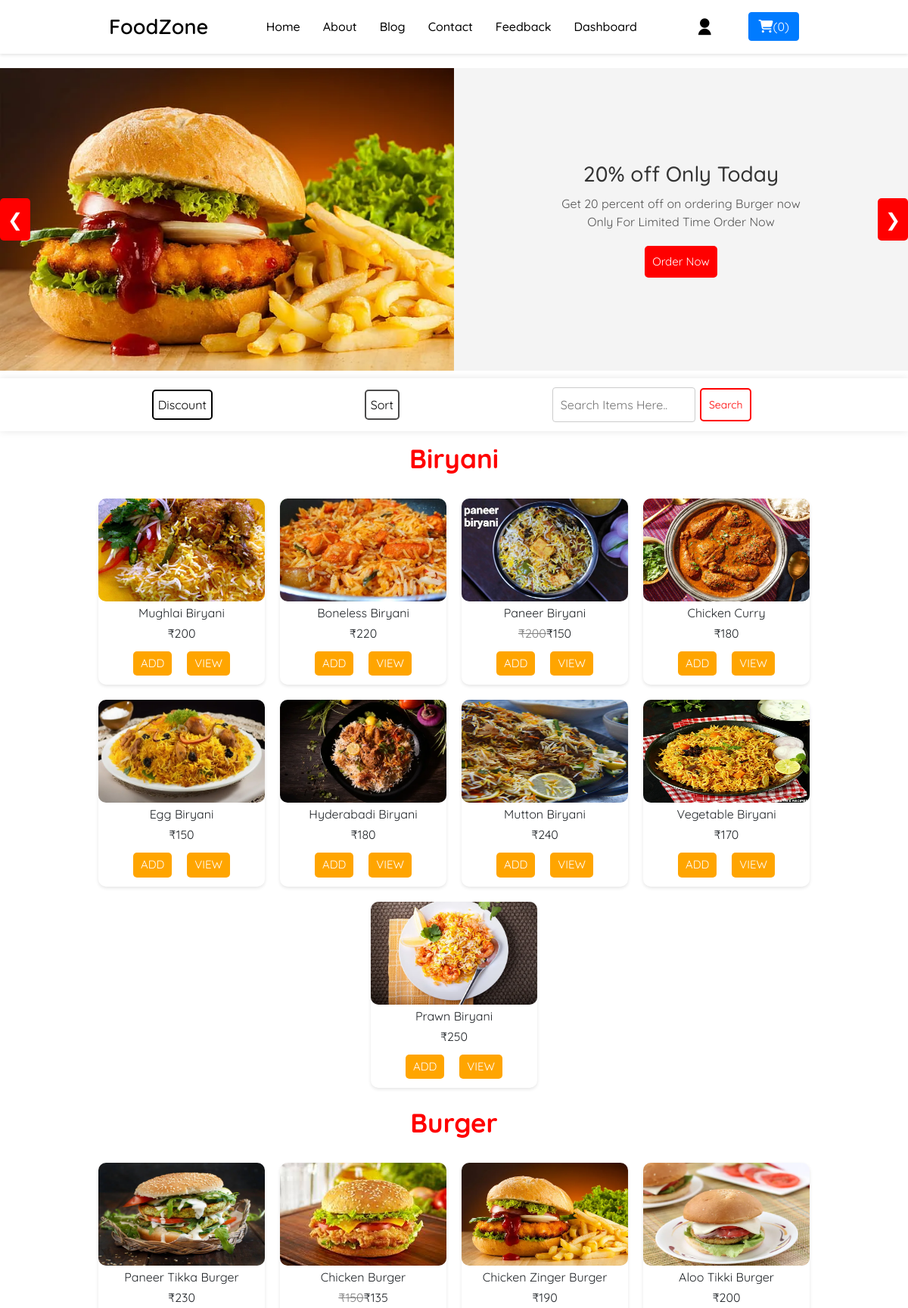
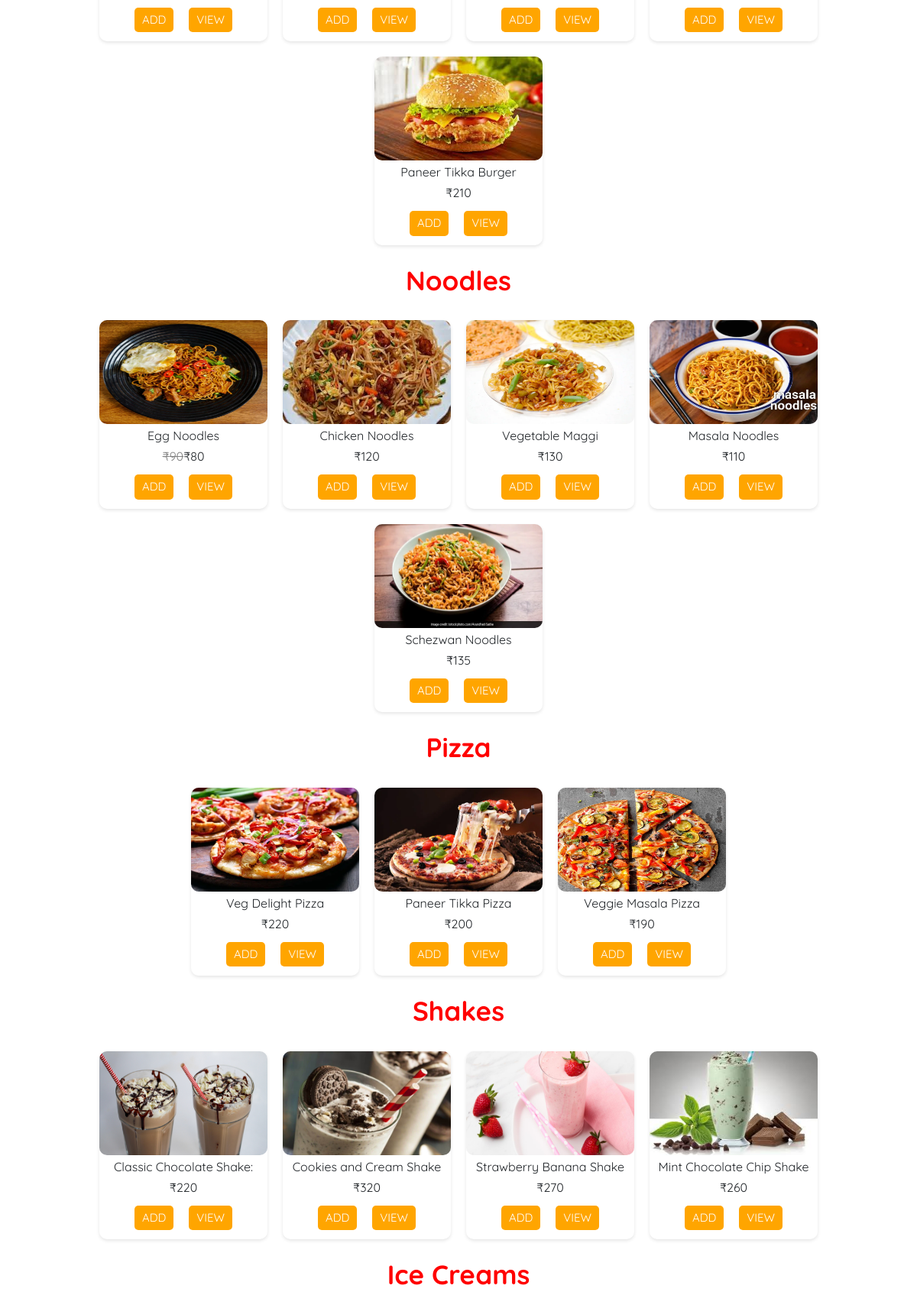
The app's page /app1/order (upper part) with its own data (2 pictures, top to bottom).
### app1/models.py (models this page shows, shortened)
class Product(models.Model):
    product_id=models.IntegerField(default=0)
    product_category=models.CharField(max_length=100,default="")
    product_name=models.CharField(max_length=40,default="")
    product_desc=models.CharField(max_length=300,default="")
    product_price=models.IntegerField(default=0)
    product_image=models.ImageField(upload_to="app1/images",default="")
    product_rating=models.IntegerField(default=0)
    product_time=models.IntegerField(default=0)
    product_discountprice=models.IntegerField(default=0)

### app1/views.py (the view)
# urls.py: path('order',views.order,name="order"),
def order(request):
    products=Product.objects.all()
    params={'products':products}
    return render(request,'app1/order.html',params)

### app1/templates/app1/order.html (shortened to what this page needs)
<!DOCTYPE html>
<html lang="en">
<head>
    <link href="https://cdn.jsdelivr.net/npm/remixicon@4.1.0/fonts/remixicon.css" rel="stylesheet" />
    <link rel="stylesheet" href="https://unpkg.com/boxicons@latest/css/boxicons.min.css">
    <link rel="stylesheet" href="https://cdn.jsdelivr.net/npm/bootstrap@4.0.0/dist/css/bootstrap.min.css"
>
    <link rel="stylesheet" href="https://cdnjs.cloudflare.com/ajax/libs/font-awesome/6.5.1/css/all.min.css"
 />
</head>
{% load static %}
<link rel="stylesheet" href="{% static 'app1/order.css' %}">
<body>
    <header>
        <a href="home" class="logo">FoodZone</a>
        <div class="navlis">
            <ul class="navbar">
                <li><a href="home">Home</a></li>
                <li><a href="home#about">About</a></li>
                <li><a href="blog">Blog</a></li>
                <li><a href="contac">Contact</a></li>
                <li><a href="feedback">Feedback</a></li>
                <li><a href="dashboard">Dashboard</a></li>
            </ul>
        </div>
        <div class="main">
            <div class="dropdown">
                <a href="javascript:void(0)" onclick="toggleDropdown()"><i class="ri-user-fill"></i></a>
            </div>
        </div>
        <div class="cartbutt">
            <button type="button" class="btn btn-primary popupdiv" id="popcart" data-placement="bottom"
                data-toggle="popover" title="Cart Items" data-content="" onclick="changeColor()"><i
                    class="fa fa-shopping-cart" style="font-size:17px;color:white"></i>(<span
                    id="cartmain">0</span>)</button>
        </div>
    </header>
    <div class="slidercontainer">
        <div class="slider">
            <div class="slide">
                <div class="image-container">
                    <img src="/media/app1/images/burger.webp" alt="Food Offer 1">
                </div>
                <div class="details-container">
                    <h3>20% off Only Today</h3>
                    <p>Get 20 percent off on ordering Burger now</p>
                    <p>Only For Limited Time Order Now</p>
                    <button class="order-now-button" onclick="scrollToItem('namebut7')">Order Now</button>
                </div>
            </div>
        </div>
        <button class="prev" onclick="changeSlide(-1)" style="background-color: red;">❮</button>
        <button class="next" onclick="changeSlide(1)" style="background-color: red;">❯</button>
    </div>
    <nav class="searchcon">
        <div class="discount">
            <button id="discountbtn" onclick="displaydiscountitems()">Discount</button>
        </div>
        <div class="dropdown2">
            <button id="sortButton" onclick="toggleDropdown2()">Sort</button>
        </div>
        <div class="search">
            <input type="search" id="searchinput" placeholder="Search Items Here.." required>
            <button type="submit" id="searchbutton">Search</button>
        </div>
    </nav>
    <div class="foodheading">
        <p>Biryani</p>
    </div>
    <div class="first">
        <div class="row">
            {% for product in products %}
            {% if product.product_category == "Biryani" %}
            <div class="con1">
                <div class="img" id="imgbut{{product.product_id}}">
                    <img src="/media/{{product.product_image}}" class="imgpos" style="width: 220px; height: 136px;">
                </div>
                <div class="name" id="namebut{{product.product_id}}">{{product.product_name}}</div>
                {% if product.product_discountprice == 0 %}
                <div class="price" id="pricebut{{product.product_id}}">₹{{product.product_price}}</div>
                {% else %}
                <div class="price" id="pricebut{{product.product_id}}"><span
                        style="text-decoration:line-through; color: grey;">₹{{product.product_price}}</span><span>₹{{product.product_discountprice}}</span>
                </div>
                {% endif %}
                <div class="addtocart">
                    <span id="divbut{{product.product_id}}" class="divbut"><button class="but"
                            id="but{{product.product_id}}">ADD</button></span>
                    <button id="myButton" class="viewbutton">VIEW</button>
                </div>
            </div>
            {% endif %}
            {% endfor %}
        </div>
    </div>
    <div class="foodheading">
        <p>Burger</p>
    </div>
    <div class="first">
        <div class="row">
            {% for product in products %}
            {% if product.product_category == "Burger" %}
            <div class="con1">
                <div class="img" id="imgbut{{product.product_id}}">
                    <img src="/media/{{product.product_image}}" class="imgpos" style="width: 220px; height: 136px;">
                </div>
                <div class="name" id="namebut{{product.product_id}}">{{product.product_name}}</div>
                {% if product.product_discountprice == 0 %}
                <div class="price" id="pricebut{{product.product_id}}">₹{{product.product_price}}</div>
                {% else %}
                <div class="price" id="pricebut{{product.product_id}}"><span
                        style="text-decoration:line-through; color: grey;">₹{{product.product_price}}</span><span>₹{{product.product_discountprice}}</span>
                </div>
                {% endif %}
                <div class="addtocart">
                    <span id="divbut{{product.product_id}}" class="divbut"><button class="but"
                            id="but{{product.product_id}}">ADD</button></span>
                    <button id="myButton" class="viewbutton">VIEW</button>
                </div>
            </div>
            {% endif %}
            {% endfor %}
        </div>
    </div>
    <div class="foodheading">
        <p>Noodles</p>
    </div>
    <div class="first">
        <div class="row">
            {% for product in products %}
            {% if product.product_category == "Noodles" %}
            <div class="con1">
                <div class="img" id="imgbut{{product.product_id}}">
                    <img src="/media/{{product.product_image}}" class="imgpos" style="width: 220px; height: 136px;">
                </div>
                <div class="name" id="namebut{{product.product_id}}">{{product.product_name}}</div>
                {% if product.product_discountprice == 0 %}
                <div class="price" id="pricebut{{product.product_id}}">₹{{product.product_price}}</div>
                {% else %}
                <div class="price" id="pricebut{{product.product_id}}"><span
                        style="text-decoration:line-through; color: grey;">₹{{product.product_price}}</span><span>₹{{product.product_discountprice}}</span>
                </div>
                {% endif %}
                <div class="addtocart">
                    <span id="divbut{{product.product_id}}" class="divbut"><button class="but"
                            id="but{{product.product_id}}">ADD</button></span>
                    <button id="myButton" class="viewbutton">VIEW</button>
                </div>
            </div>
            {% endif %}
            {% endfor %}
        </div>
    </div>
    <div class="foodheading">
        <p>Pizza</p>
    </div>
    <div class="first">
        <div class="row">
            {% for product in products %}
            {% if product.product_category == "Pizza" %}
            <div class="con1">
                <div class="img" id="imgbut{{product.product_id}}">
                    <img src="/media/{{product.product_image}}" class="imgpos" style="width: 220px; height: 136px;">
                </div>
                <div class="name" id="namebut{{product.product_id}}">{{product.product_name}}</div>
                {% if product.product_discountprice == 0 %}
                <div class="price" id="pricebut{{product.product_id}}">₹{{product.product_price}}</div>
                {% else %}
                <div class="price" id="pricebut{{product.product_id}}"><span class="normalspan"
                        style="text-decoration:line-through; color: grey;">₹{{product.product_price}}</span><span
                        class="discountspan">₹{{product.product_discountprice}}</span></div>
                {% endif %}
                <div class="addtocart">
                    <span id="divbut{{product.product_id}}" class="divbut"><button class="but"
                            id="but{{product.product_id}}">ADD</button></span>
                    <button id="myButton" class="viewbutton">VIEW</button>
                </div>
            </div>
            {% endif %}
            {% endfor %}
        </div>
    </div>
    <div class="foodheading">
        <p>Shakes</p>
    </div>
    <div class="first">
        <div class="row">
            {% for product in products %}
            {% if product.product_category == "shakes" %}
            <div class="con1">
                <div class="img" id="imgbut{{product.product_id}}">
                    <img src="/media/{{product.product_image}}" class="imgpos" style="width: 220px; height: 136px;">
                </div>
                <div class="name" id="namebut{{product.product_id}}">{{product.product_name}}</div>
                {% if product.product_discountprice == 0 %}
                <div class="price" id="pricebut{{product.product_id}}">₹{{product.product_price}}</div>
                {% else %}
                <div class="price" id="pricebut{{product.product_id}}"><span
                        style="text-decoration:line-through; color: grey;">₹{{product.product_price}}</span><span>₹{{product.product_discountprice}}</span>
                </div>
                {% endif %}
                <div class="addtocart">
                    <span id="divbut{{product.product_id}}" class="divbut"><button class="but"
                            id="but{{product.product_id}}">ADD</button></span>
                    <button id="myButton" class="viewbutton">VIEW</button>
                </div>
            </div>
            {% endif %}
            {% endfor %}
        </div>
    </div>
    <div class="foodheading">
        <p>Ice Creams</p>
    </div>
</body>

### records on screen
Product: product_image (picture), product_name "Mughlai Biryani", product_price "200"
Product: product_image (picture), product_name "Boneless Biryani", product_price "220"
Product: product_image (picture), product_name "Paneer Biryani", product_price "200", product_discountprice "150"
Product: product_image (picture), product_name "Chicken Curry", product_price "180"
Product: product_image (picture), product_name "Egg Biryani", product_price "150"
Product: product_image (picture), product_name "Hyderabadi Biryani", product_price "180"
Product: product_image (picture), product_name "Mutton Biryani", product_price "240"
Product: product_image (picture), product_name "Vegetable Biryani", product_price "170"
Product: product_image (picture), product_name "Prawn Biryani", product_price "250"
Product: product_image (picture), product_name "Paneer Tikka Burger", product_price "230"
Product: product_image (picture), product_name "Chicken Burger", product_price "150", product_discountprice "135"
Product: product_image (picture), product_name "Chicken Zinger Burger", product_price "190"
Product: product_image (picture), product_name "Aloo Tikki Burger", product_price "200"
Product: product_image (picture), product_name "Paneer Tikka Burger", product_price "210"
Product: product_image (picture), product_name "Egg Noodles", product_price "90", product_discountprice "80"
Product: product_image (picture), product_name "Chicken Noodles", product_price "120"
Product: product_image (picture), product_name "Vegetable Maggi", product_price "130"
Product: product_image (picture), product_name "Masala Noodles", product_price "110"
Product: product_image (picture), product_name "Schezwan Noodles", product_price "135"
Product: product_image (picture), product_name "Veg Delight Pizza", product_price "220"
Product: product_image (picture), product_name "Paneer Tikka Pizza", product_price "200"
Product: product_image (picture), product_name "Veggie Masala Pizza", product_price "190"
Product: product_image (picture), product_name "Classic Chocolate Shake:", product_price "220"
Product: product_image (picture), product_name "Cookies and Cream Shake", product_price "320"
Product: product_image (picture), product_name "Strawberry Banana Shake", product_price "270"
Product: product_image (picture), product_name "Mint Chocolate Chip Shake", product_price "260"
